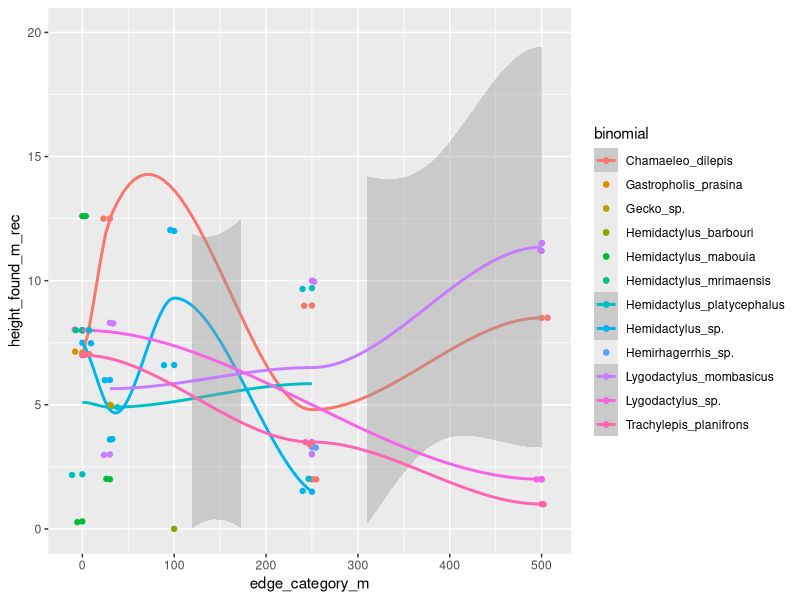

This figure's R source:
#species level analysis
#goal, generate lm and plots of all species height by edge dist and abundance
#by edge dist

library(ggplot2)
library(tidyverse)
library(dplyr)
library(tidyr)
select <- dplyr::select


#data
herpd <- read.csv("raw_data/herpdata.csv")
sites <- read.csv("raw_data/sites.csv")
MetaAll <- read.csv("clean_data/MetaAll.csv")

#merge and clean Herp data
herpd <- merge(herpd, sites, by = "Tree_ID", all = TRUE)

herpd <- herpd %>%
  select(-c(notes.x, notes.y))

HghtHerpD <- herpd %>%
  filter(category != "matrix") %>%
  filter(survey_type == "C") %>%
  filter(forest_type == "BR")

#height by edge distance by species
ggplot(data = HghtHerpD, aes(x = edge_category_m, 
                         y = height_found_m_rec, color = binomial))+
  geom_point()+
  geom_smooth()+
  geom_jitter()+
  ylim(0,20)
               

#######################
#GLM for all species heights by distance

#number of species
spec_counts <- MetaAll %>%
  select(ARST:VAAL)

NumSpecies <- ncol(spec_counts)

variables <- MetaAll%>%
  select(edge_category_m,edge_dist_m,category)

# create an empty dataframe to populate with info from glm
reg_abund <- list(NA)
PsuedoRSquared <- tibble()

for(i in 1:NumSpecies){
  newdata <- cbind(abund = spec_counts[,i], variables)
  lm_abund <- lm(abund~
                   scale(edge_category_m),
                 data=newdata)
  
  PsuedoRSquared[[i]] = 1 - (lm_abund$deviance/lm_abund$null.deviance) #mcfaddens pseudo R squared
  
  lm_mod <- summary(lm_abund)
  reg_abund[[i]] <- rbind(lm_mod$coefficients)
  
}
names(reg_abund) <- colnames(spec_counts)
PsuedoRSquared
